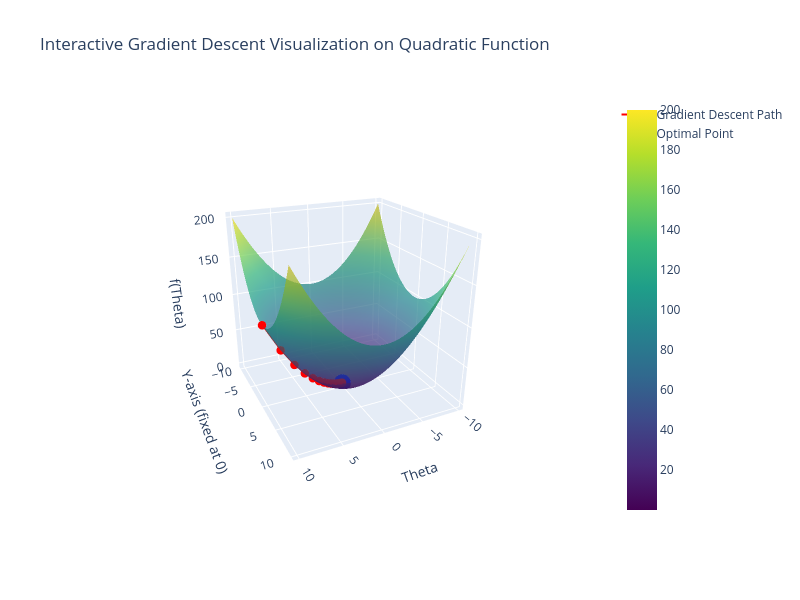

Source (notebook cell):
### Code cell
# Create 3D interactive plot
fig = go.Figure()

# Add surface
fig.add_trace(go.Surface(z=Z, x=X, y=Y, colorscale='Viridis', opacity=0.7, name="Quadratic Surface"))

# Add gradient descent trajectory
fig.add_trace(go.Scatter3d(
    x=trajectory_x, 
    y=trajectory_y, 
    z=trajectory_z, 
    mode='markers+lines', 
    marker=dict(size=5, color='red'),
    line=dict(color='red', width=2),
    name="Gradient Descent Path"
))

# Add optimal point
fig.add_trace(go.Scatter3d(
    x=[optimal_theta], 
    y=[0], 
    z=[f(optimal_theta)], 
    mode='markers',
    marker=dict(size=10, color='blue'),
    name="Optimal Point"
))

# Update layout
fig.update_layout(
    scene=dict(
        xaxis_title="Theta",
        yaxis_title="Y-axis (fixed at 0)",
        zaxis_title="f(Theta)",
    ),
    title="Interactive Gradient Descent Visualization on Quadratic Function",
    width=800,  # Szerokość w pikselach
    height=600,  # Wysokość w pikselach
)

# Show the interactive plot
fig.show()

### Figure 1 — Plotly figure (JSON) as saved in the notebook; plotly's stock layout.template omitted (floating-point values rounded to 4 significant figures; data arrays with more than 128 entries replaced by an {"elided": "..."} marker saying what was removed)
{"data": [{"colorscale": [[0, "#440154"], [0.1111, "#482878"], [0.2222, "#3e4989"], [0.3333, "#31688e"], [0.4444, "#26828e"], [0.5556, "#1f9e89"], [0.6667, "#35b779"], [0.7778, "#6ece58"], [0.8889, "#b5de2b"], [1, "#fde725"]], "name": "Quadratic Surface", "opacity": 0.7, "type": "surface", "x": {"elided": "100x100 float values"}, "y": {"elided": "100x100 float values"}, "z": {"elided": "100x100 float values"}}, {"line": {"color": "red", "width": 2}, "marker": {"color": "red", "size": 5}, "mode": "markers+lines", "name": "Gradient Descent Path", "type": "scatter3d", "x": [10, 8, 6.4, 5.12, 4.096, 3.277, 2.621, 2.097, 1.678, 1.342, 1.074, 0.859, 0.6872, 0.5498, 0.4398, 0.3518, 0.2815, 0.2252, 0.1801, 0.1441, 0.1153], "y": [0, 0, 0, 0, 0, 0, 0, 0, 0, 0, 0, 0, 0, 0, 0, 0, 0, 0, 0, 0, 0], "z": [100, 64, 40.96, 26.21, 16.78, 10.74, 6.872, 4.398, 2.815, 1.801, 1.153, 0.7379, 0.4722, 0.3022, 0.1934, 0.1238, 0.07923, 0.05071, 0.03245, 0.02077, 0.01329]}, {"marker": {"color": "blue", "size": 10}, "mode": "markers", "name": "Optimal Point", "type": "scatter3d", "x": [0.1153], "y": [0], "z": [0.01329]}], "layout": {"height": 600, "scene": {"aspectmode": "auto", "aspectratio": {"x": 1, "y": 1, "z": 1}, "camera": {"center": {"x": 0, "y": 0, "z": 0}, "eye": {"x": 1.12, "y": 2.363, "z": 1.12}, "projection": {"type": "perspective"}, "up": {"x": 0, "y": 0, "z": 1}}, "xaxis": {"title": {"text": "Theta"}, "type": "linear"}, "yaxis": {"title": {"text": "Y-axis (fixed at 0)"}, "type": "linear"}, "zaxis": {"title": {"text": "f(Theta)"}, "type": "linear"}}, "title": {"text": "Interactive Gradient Descent Visualization on Quadratic Function"}, "width": 800}}
